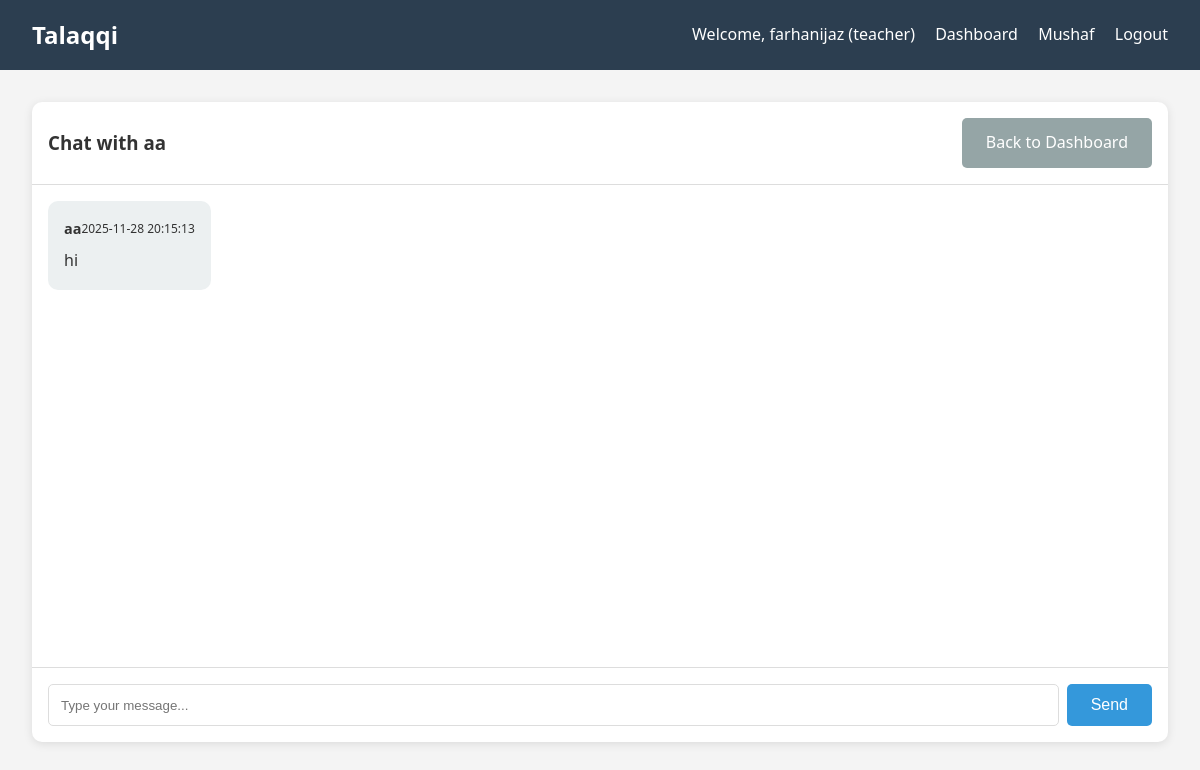
Screenshot of /chat/3 (signed in) with the database file from the repository.
### tables this page shows
CREATE TABLE users
                 (id INTEGER PRIMARY KEY AUTOINCREMENT,
                  username TEXT UNIQUE NOT NULL,
                  password TEXT NOT NULL,
                  user_type TEXT NOT NULL,
                  created_at TIMESTAMP DEFAULT CURRENT_TIMESTAMP);

CREATE TABLE messages
                 (id INTEGER PRIMARY KEY AUTOINCREMENT,
                  sender_id INTEGER NOT NULL,
                  receiver_id INTEGER NOT NULL,
                  message TEXT NOT NULL,
                  timestamp TIMESTAMP DEFAULT CURRENT_TIMESTAMP,
                  FOREIGN KEY (sender_id) REFERENCES users (id),
                  FOREIGN KEY (receiver_id) REFERENCES users (id));

### app.py (the view)
@app.route('/chat/<int:user_id>')
def chat(user_id):
    if 'user_id' not in session:
        return redirect(url_for('login'))
    other_user = user_repo.get_user_by_id(user_id)
    if not other_user:
        return "User not found"
    messages = message_service.get_conversation(session['user_id'], user_id)
    return render_template('chat.html', other_user=other_user, messages=messages)

### app.py (called while the page is built)
    def __enter__(self):
        self.conn = sqlite3.connect(self.db_path)
        self.conn.row_factory = sqlite3.Row
        return self.conn

    def __exit__(self, exc_type, exc_val, exc_tb):
        self.conn.close()

    def get_user_by_id(self, user_id: int) -> Optional[Dict]:
        with DatabaseConnection() as conn:
            user = conn.execute('SELECT * FROM users WHERE id = ?', (user_id,)).fetchone()
            return dict(user) if user else None

    def get_conversation(self, user1_id: int, user2_id: int) -> List[Dict]:
        with DatabaseConnection() as conn:
            messages = conn.execute('''
                SELECT m.*, u.username as sender_name
                FROM messages m
                JOIN users u ON m.sender_id = u.id
                WHERE (m.sender_id = ? AND m.receiver_id = ?)
                   OR (m.sender_id = ? AND m.receiver_id = ?)
                ORDER BY m.timestamp
            ''', (user1_id, user2_id, user2_id, user1_id)).fetchall()
            return [dict(msg) for msg in messages]

    def get_conversation(self, user1_id: int, user2_id: int) -> List[Dict]:
        return self.message_repo.get_conversation(user1_id, user2_id)

### templates/chat.html (shortened to what this page needs)
{% extends "base.html" %}
{% block content %}
<div class="chat-container">
    <div class="chat-header">
        <h3>Chat with {{ other_user.username }}</h3>
        <a href="{{ url_for('dashboard') }}" class="btn btn-secondary">Back to Dashboard</a>
    </div>
    <div class="chat-messages" id="chatMessages">
        {% for message in messages %}
        <div class="message {% if message.sender_id == session.user_id %}message-sent{% else %}message-received{% endif %}">
            <div class="message-header">
                <strong>{{ message.sender_name }}</strong>
                <small>{{ message.timestamp }}</small>
            </div>
            <p>{{ message.message }}</p>
        </div>
        {% endfor %}
    </div>
    <div class="chat-input">
        <input type="text" id="messageInput" placeholder="Type your message...">
        <button onclick="sendMessage({{ other_user.id }})" class="btn btn-primary">Send</button>
    </div>
</div>
{% endblock %}

### static/css/style.css (style rules this page uses)
* { margin: 0; padding: 0; box-sizing: border-box; }
body { font-family: 'Segoe UI', Tahoma, Geneva, Verdana, sans-serif; line-height: 1.6; color: #333; background-color: #f4f4f4; }
.btn { display: inline-block; padding: 0.75rem 1.5rem; border: none; border-radius: 5px; text-decoration: none; text-align: center; cursor: pointer; font-size: 1rem; transition: background-color 0.3s; }
.btn-primary { background: #3498db; color: white; }
.btn-secondary { background: #95a5a6; color: white; }
.chat-container { background: white; border-radius: 10px; box-shadow: 0 2px 10px rgba(0,0,0,0.1); height: 80vh; display: flex; flex-direction: column; }
.chat-header { padding: 1rem; border-bottom: 1px solid #ddd; display: flex; justify-content: space-between; align-items: center; }
.chat-messages { flex: 1; padding: 1rem; overflow-y: auto; display: flex; flex-direction: column; gap: 1rem; }
.message { max-width: 70%; padding: 1rem; border-radius: 10px; }
.message-received { align-self: flex-start; background: #ecf0f1; color: #333; }
.message-header { display: flex; justify-content: space-between; align-items: center; margin-bottom: 0.5rem; font-size: 0.9rem; }
.chat-input { padding: 1rem; border-top: 1px solid #ddd; display: flex; gap: 0.5rem; }
.chat-input input { flex: 1; padding: 0.75rem; border: 1px solid #ddd; border-radius: 5px; }

### rows the page displays
users: username "aa"
messages: sender_name "aa", timestamp "2025-11-28 20:15:13", message "hi"

### other values shown
{{ session.username }} "farhanijaz"
{{ session.user_type }} "teacher"
